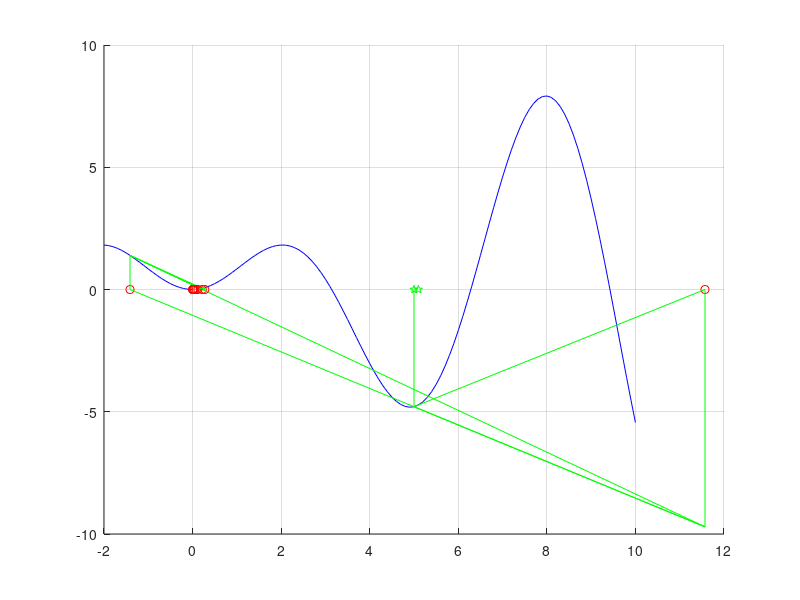

MATLAB code to generate this figure:
%kirstiniu (kvazi-Niutono) metodas
clear all
close all
clc

f = inline('x.*sin(x)');

figure(1); hold on; grid on;
xx=-2:0.1:10;
plot(xx , f(xx), 'b-');

xx1=5; xx0 = 5.1;

prec=1e-5
alpha=1;

plot(xx0, 0, 'gp');
plot(xx1, 0, 'gp');
plot([xx1, xx1], [0, f(xx1)], 'g-');

while 1
    prec1=abs(f(xx1));
    fprintf(1, '\n tikslumas = %g', prec1);
    if prec1 < prec; break; end
    xx2 = xx1 - alpha*(xx1-xx0)/(f(xx1)-f(xx0))*f(xx1);
    
   plot(xx2, 0, 'ro');
plot([xx0, xx1, xx2, xx2], [f(xx0), f(xx1), 0, f(xx2)], 'g-');
    xx0=xx1; xx1=xx2;
pause
end

fprintf(1, '\n saknis = %g', xx1);
